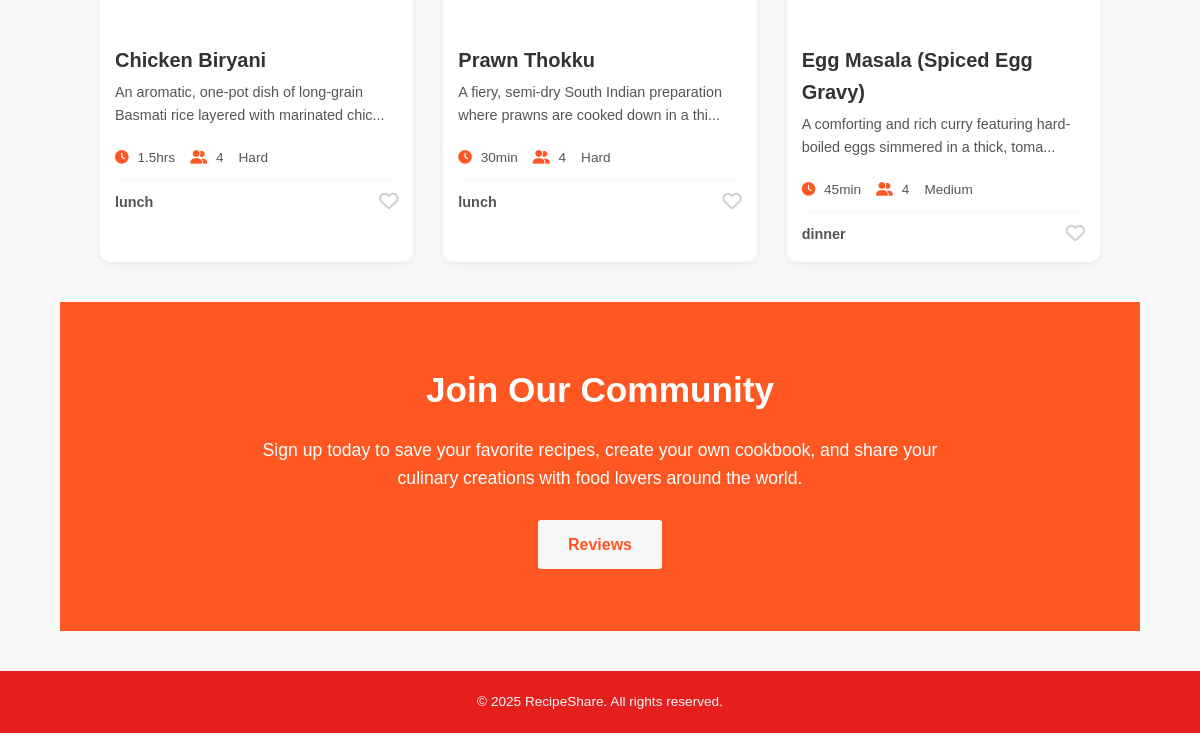
Before: / (lower part) with the older database file.
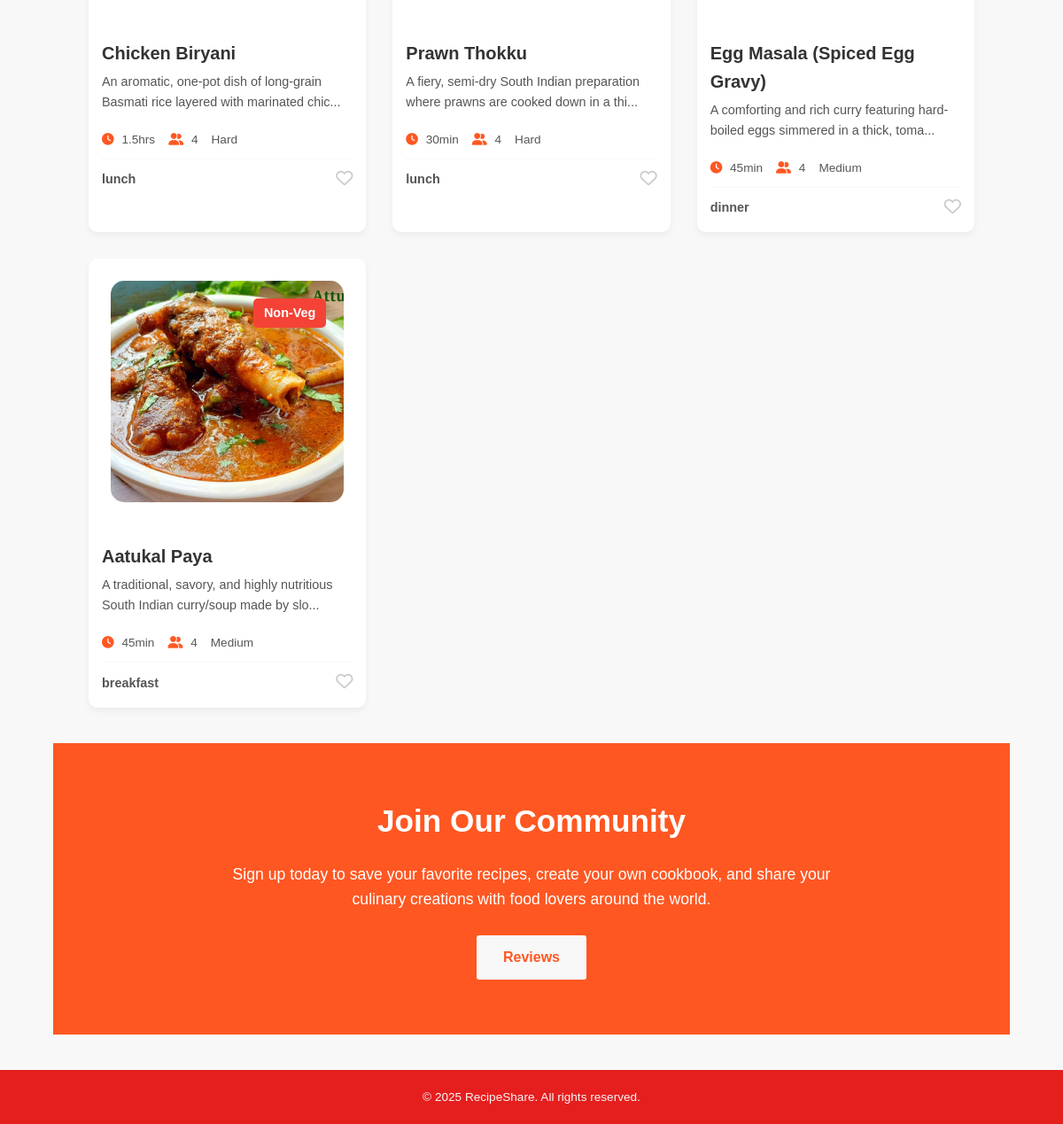
After: the same page with the newer database file.
### recipes/models.py (models this page shows, shortened)
class Recipe(models.Model):
    CATEGORY_CHOICES = [
        ('veg', 'Veg'),
        ('non-veg', 'Non-Veg'),
    ]
    MEAL_CHOICES = [
        ('breakfast', 'Breakfast'),
        ('lunch', 'Lunch'),
        ('dinner', 'Dinner'),
    ]
    RECIPE_TYPE_CHOICES = [
        ('sweet', 'Sweet'),
        ('meals', 'Meals'),
        ('side', 'Side Dish'),
        ('snacks', 'Snacks'),
    ]
    DIFFICULTY_CHOICES = [
        ('easy', 'Easy'),
        ('medium', 'Medium'),
        ('hard', 'Hard'),
    ]
    name = models.CharField(max_length=200)
    short_description = models.TextField()
    instructions = models.TextField()
    image = models.ImageField(upload_to='recipes/')
    category = models.CharField(max_length=20, choices=CATEGORY_CHOICES)
    meal_time = models.CharField(max_length=20, choices=MEAL_CHOICES)
    recipe_type = models.CharField(max_length=20, choices=RECIPE_TYPE_CHOICES)
    created_by = models.ForeignKey(User, on_delete=models.CASCADE)
    cook_time = models.CharField(
        max_length=50,
        help_text="e.g., '25 min', '1 hr 15 min'"
    )
    servings = models.IntegerField(
        default=4,
        help_text="Number of people this recipe serves"
    )
    difficulty = models.CharField(
        max_length=20,
        choices=DIFFICULTY_CHOICES,
        default='easy'
    )
    cuisine = models.CharField(
        max_length=100,
        help_text="e.g., 'Mediterranean', 'Indian', 'Italian'"
    )

### recipes/views.py (the view)
# urls.py: path('', views.home, name='home'),
def home(request):
    recipes = Recipe.objects.all()
    category = request.GET.get("category")
    meal_time = request.GET.get("meal_time")
    recipe_type = request.GET.get("recipe_type")
    if category:
        recipes = recipes.filter(category=category)
    if meal_time:
        recipes = recipes.filter(meal_time=meal_time)
    if recipe_type:
        recipes = recipes.filter(recipe_type=recipe_type)
    if request.user.is_authenticated:
        favorite_recipes_ids = Favorite.objects.filter(user=request.user).values_list('recipe_id', flat=True)
        for recipe in recipes:
            recipe.is_favorite = recipe.id in favorite_recipes_ids
    else:
        for recipe in recipes:
            recipe.is_favorite = False
    return render(request, "recipes/home.html", {"recipes": recipes})

### recipes/templates/recipes/home.html (shortened to what this page needs)
{% extends 'base.html' %} {% load static %}  {% block content %}
<section class="featured-recipes-section">
  <div class="card-grid" id="recipe-card-grid">
    {% for r in recipes %}
    <div class="card" data-name="{{ r.name|lower }}">
      <a href="{% url 'recipe_detail' id=r.id %}" class="image-link">
        <div class="image-container">
          <img src="{{ r.image.url }}" alt="{{ r.name }}" />
          <span class="category-tag {{ r.category }}"
            >{{ r.get_category_display }}</span
          >
        </div>
      </a>
      <div class="card-body">
        <h3><a href="{% url 'recipe_detail' id=r.id %}">{{ r.name }}</a></h3>
        <p class="description">{{ r.short_description|slice:":80" }}...</p>
        <div class="card-meta">
          <span class="meta-item">
            <i class="fas fa-clock"></i> {{ r.cook_time }}
          </span>
          <span class="meta-item">
            <i class="fas fa-user-friends"></i> {{ r.servings }}
          </span>
          <span class="meta-item"> {{ r.get_difficulty_display }} </span>
        </div>
        <div class="card-footer">
          <span class="recipe-cuisine">{{ r.meal_time }}</span>
          <a
            href="javascript:void(0);"
            onclick="toggleFavorite(event, {{ r.id }})"
            class="favorite-icon"
            id="favorite-icon-{{ r.id }}"
          >
            {% if user.is_authenticated and r.is_favorite %}
            <i class="fas fa-heart" style="color: red"></i>
            {% else %}
            <i class="far fa-heart"></i>
            {% endif %}
          </a>
        </div>
      </div>
    </div>
    {% empty %}
    <p class="no-recipes" id="no-recipes-message">
      No recipes match your criteria.
    </p>
    {% endfor %}
  </div>
</section>
<div class="join-community-banner">
  <div class="banner-content">
    <h2>Join Our Community</h2>
    <p>
      Sign up today to save your favorite recipes, create your own cookbook, and
      share your culinary creations with food lovers around the world.
    </p>
    <a href="{% url 'reviews' %}" class="btn get-started-btn">Reviews</a>
  </div>
</div>
{% endblock %}

Changed rows visible on the page:
added Recipe: image (picture), category "Non-Veg", name "Aatukal Paya", short_description "A traditional, savory, and highly nutritious South Indian curry/soup made by slo", cook_time "45min", servings "4", difficulty "Medium", meal_time "breakfast"
